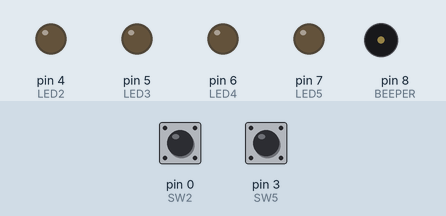
A sketch run on a simulated Arduino Uno, built with avr-gcc and run on an emulated ATmega328P. Parts: output pins drawn as LEDs (lit = HIGH), buzzer (waves = sounding). Inputs (shaded band) come from the test bench; at power-on: pin 0 (SW2) HIGH, pin 3 (SW5) HIGH.

Above: at 1.2 s.
1.3 s: pin 0 (SW2) pulled LOW for 1 s
At 2.7 s:
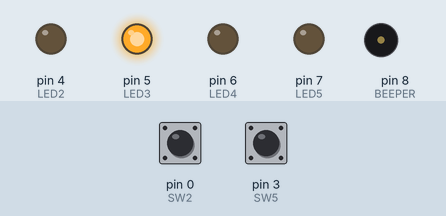
3.8 s: pin 0 (SW2) pulled LOW for 3.2 s
At 5.2 s:
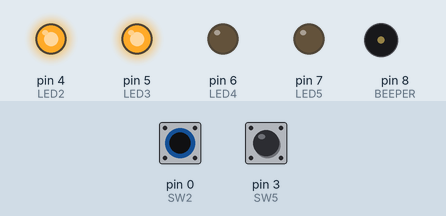
8.5 s: pin 3 (SW5) pulled LOW for 0.15 s
At 8.8 s:
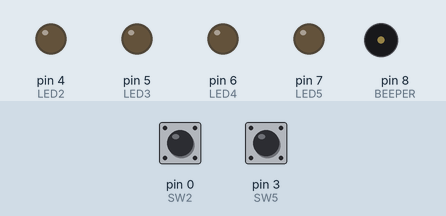
Timing chart, 0 to 11.5 s (numbered marks = the images above; inputs shaded):
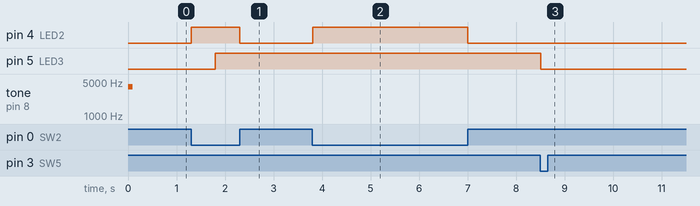

Measured:
- after the input at 1.3 s, pin 4 (LED2): LOW → HIGH at once, → LOW 1.0 s later; pin 5 (LED3): LOW → HIGH after 0.49 s
- after the input at 3.8 s, pin 4 (LED2): LOW → HIGH at once, → LOW 3.2 s later
- after the input at 8.5 s, pin 5 (LED3): HIGH → LOW at once

The sketch:

BEAPER-Intro-2.ino
```cpp
/*
 Project:  Intro-2-Variables       Activity: mirobo.tech/beaper-intro-2
 Date:     June 1, 2024

 This introductory programming activity for the mirobo.tech BEAPER circuit
 demonstrates the use of constants and variables to count button presses and
 the use of conditions to trigger an action when a limit is reached.

 Additional program analysis and programming activities demonstrate the use of
 Boolean (or bool) variables to store state during successive program loops,
 the creation of a two-player rapid-clicker game, simulation of real-world
 toggle and multi-function buttons, and encourages learners to create program
 code to measure and mitigate switch contact bounce.

  See the https://mirobo.tech/beaper website for more programming activities.
*/

// BEAPER I/O (input/output) pin settings
// Define BEAPER pins used for human interface devices
const int SW2 = 0;            // Pushbuttons
const int SW3 = 1;
const int SW4 = 2;
const int SW5 = 3;

const int LED2 = 4;           // LEDs
const int LED3 = 5;
const int LED4 = 6;
const int LED5 = 7;

const int BEEPER = 8;         // Piezo beeper LS1

// Define program constants
const int maxCount = 50;

// Define program variables
int SW2State;
int SW3State;
int SW4State;
int SW5State;

int SW2Count = 0;
bool SW2Pressed = false;

// Setup code runs once to configure I/O pins before running the main loop
void setup(void) {
  // Initialize I/O pin directions/types
  pinMode(SW2, INPUT_PULLUP);
  pinMode(SW3, INPUT_PULLUP);
  pinMode(SW4, INPUT_PULLUP);
  pinMode(SW5, INPUT_PULLUP);
  pinMode(LED2, OUTPUT);
  pinMode(LED3, OUTPUT);
  pinMode(LED4, OUTPUT);
  pinMode(LED5, OUTPUT);
  pinMode(BEEPER, OUTPUT);
  tone(BEEPER,4000,100);  // Say hello!
}

// Main loop code repeats forever
void loop() {
  SW2State = digitalRead(SW2);
  SW5State = digitalRead(SW5);

  // Count SW2 button presses
  if(SW2State == LOW) {
    digitalWrite(LED2,HIGH);
    SW2Count = SW2Count + 1;
  }
  else {
    digitalWrite(LED2,LOW);
  }

  // Light LED D3 when the maximum count has been reached
  if(SW2Count >= maxCount) {
    digitalWrite(LED3,HIGH);
  }

  // Turn off LED D3 and reset count if SW5 is pressed
  if(SW5State == LOW) {
    digitalWrite(LED3,LOW);
    SW2Count = 0;
  }

  delay(10);  // Added delay helps simulators run this program
}

/* Learn More -- Program Analysis Activities
 *
 * 1. The 'SW2Count' variable is created as a 16-bit memory location within the
 *    microcontroller's RAM by the program declaration: 'int SW2Count = 0;'
 *
 *    What is the range of numbers a 16-bit int variable can store? What will
 *    happen if you try to store a number larger than the upper limit of an
 *    'int' in the SW2Count variable?
 *
 * 2. The program constant 'maxCount' is defined using a declaration similar to
 *    that used for the I/O pin constants. How does the Arduino IDE know that
 *    'SW2' is a hardware I/O pin, and that 'maxCount' is a number?
 *
 * 3. The maxCount constant is used by the statement 'if(SW2Count >= maxCount)'
 *    to check if the maximum count has been reached. It seems like a lot of
 *    work to define a constant when the program could have simply been written
 *    to use the statement 'if(SW2Count >= 50)' instead.
 *
 *    Can you think of any advantages of going to the trouble of declaring the
 *    maxCount constant in the program header, rather than just embedding the
 *    value of the desired constant into the program code?
 *
 * 4. This program should light LED D2 every time SW2 is pressed, and light
 *    LED D3 once the count reaches 50. Try the program, mentally counting how
 *    many times the button has been pressed before LED D3 turns on. SW5
 *    resets the count so you can perform repeated attempts.
 *
 *    Did your count reach 50? Can you describe what the program is doing?
 *    (Hint: Compare what happens when you press and quickly release the
 *    button, with what happens when you press and slowly release the button.)
 *
 * 5. Let's add some debugging code after the second conditional block to help
 *    us figure out exactly what this program is doing. We can add a new 'if'
 *    structure to the program to override the LED D3 output if the SW2Count
 *    variable goes way out of range – let's make it a value that is 10 times
 *    larger than the count we are expecting. Here is what your code should
 *    look like with the second 'if' condition added:

  // Light LED D3 when the maximum count has been reached
  if(SW2Count >= maxCount) {
    digitalWrite(LED3,HIGH);
  }
  // Turn off LED D3 if the real count is huge.
  if(SW2Count >= maxCount * 10) {
    digitalWrite(LED3,LOW);
  }

 *    Now, press and hold pushbutton SW2 for at least 10 seconds while watching
 *    LED D3. When the value of SW2Count becomes higher than maxCount, LED D3
 *    should stay lit until it reaches ten times maxCount. Does the count go
 *    that high? If it does, can you explain how that could possibly happen
 *    while SW2 is only being pressed once?
 *
 * 6. One fundamental challenge with many microcontroller programs is that the
 *    statements in the loop() function run repeatedly, meaning that the state
 *    of any inputs (for example pushbutton SW2) will be checked every time
 *    the program re-runs the loop. This is not a problem if the program uses
 *    SW2 to turn an LED on or off as Activity 1 did, but it is a problem if
 *    the program is trying to count button presses since another count will
 *    be added for every loop that SW2 is still pressed. In other words, the
 *    SW2Count variable in this program is not counting each SW2 press, but is
 *    instead counting the number of loops during which SW2 remains pressed.
 *    Since microcontrollers are fast, this count adds up very quickly!
 *
 *    How can we solve this problem? Instead of responding to the state of a
 *    button, the program will have to be made to respond to a *change* of
 *    state. It would be ideal if the the program could be (re-)written
 *    to sense the change from the not-pressed state to the pressed state.
 *
 *    Just as the program uses a variable to store the current state of SW2,
 *    a second variable can be added to store the prior state, allowing a
 *    change of state can be detected by comparing the two over time. Below
 *    is the program code to do just just that using the SW2Pressed Boolean
 *    (bool) variable previously defined in the program header. Boolean
 *    variables can store one of two values, either 'false' or 'true'.
 *
 *    Check the program header to see the value that SW2Pressed is initialized
 *    with, and then replace the initial SW2 'if-else' conditional structure
 *    with the following two if condition structures:

  // Count SW2 button presses
  if(SW2State == LOW && SW2Pressed == false) {
    digitalWrite(LED2,HIGH);
    SW2Pressed = true;
    SW2Count += 1;
  }

  if(SW2State == HIGH) {
    digitalWrite(LED2,LOW);
    SW2Pressed = false;
  }

 *    The first 'if' condition now uses two conditions that must both be true
 *    (using the logical AND operator introduced in Activity 1). In this case
 *    SW2 must be pressed, and the SW2Pressed variable must be false, in order
 *    to count as a new button press. After turning LED2 on, the SW2Pressed
 *    Boolean variable is set to be true before the SW2Count is incremented
 *    using the compound operator in the statement 'SW2Count += 1;' (this
 *    produes the same result as the original SW2Count = SW2Count + 1;
 *    statement, but with less code.
 *
 *    After the SW2Pressed variable has been set to true, the next loop
 *    during which SW2 is stil pressed will cause the 'if' condition to be
 *    false, and won't count the same SW2 press a second time. Unfortunately,
 *    it will also fail to detect the next legitimate SW2 press. A second
 *    'if' condition is used instead of the original 'else' statement to turn
 *    off the LED and to reset the SW2Pressed Boolean to false once SW2 is
 *    released. This allows the count to increase only when SW2 is first
 *    pressed after being released. Try this modified program code to verify
 *    that it works, and that it properly counts every individual SW2 press.
 *
 * 7. The conditional statement in the first if condition can also be written:

  if(SW2State == LOW && !SW2Pressed) {

 *    The '!SW2Pressed' expression is read as 'not SW2Pressed' and is equivalent
 *    to SW2Pressed being false (or *not* true). Similarly, using a Boolean
 *    variable's name by itself in a conditional statement (eg. SW2Pressed)
 *    would be equivalent to checking it for being true. Try this expression in
 *    your program and verify that it works as expected.
 *
 * 8. The pushbutton's state can also be re-defined using a constant declaration
 *    to help make the code more readable. Add the following lines to the
 *    'Define program constants' section in the program header:

const int pressed = LOW;
const int notPressed = HIGH;

 *    Now, instead of comparing the state of the button to Low or HIGH, the
 *    button input can be compared to the newly-named definitions. Doing this
 *    can help to make programs more readable, at the expense of using extra
 *    code (and potentially introducing problems with pushbutton circuits that
 *    activate using a HIGH level when pressed).
 *
 *    Try this code in your program, and then modify the SW3 reset button code
 *    to use the same 'pressed' and 'notPressed' definitions.

  // Count SW2 button presses
  if(SW2State == pressed && !SW2Pressed) {
    digitalWrite(LED2,HIGH);
    SW2Pressed = true;
    SW2Count += 1;
  }

  if(SW2State == notPressed) {
    digitalWrite(LED2,LOW);
    SW2Pressed = false;
  }

 * 9. Can you create similar constants for the terms 'on' and 'off' so that
 *    the LEDs in your circuit can be controlled using statements like
 *    'digitalWrite(LED2,on);' instead of 'digitalWrite(LED2,HIGH);'? Try it!
 *
 * Programming Activities
 *
 * 1. Make a two-player rapid-clicker style game using this program as a
 *    starting point. The purpose of the game will be to see which user can
 *    press their button the fastest and be first to reach the maximum count
 *    in the game!
 *
 *    Begin by planning which button to use for the second player, and which
 *    LEDs to light as they play. Then start by duplicating the required
 *    variables in the program. If using SW5 for the second player, for
 *    example, duplicate player one's SW2Count and SW2Pressed variables to
 *    create similar SW5count and SW5pressed variables for player two. Then,
 *    duplicate the if condition structures in the program loop and modify
 *    them to use the new variables representing the second player.
 *
 *    Decide if LED D3 will still be the one that lights if player one wins, or
 *    choose a different LED for player 1. Then pick an LED to light if player
 *    two reaches maxCount first to become the winner. Use a conditional
 *    statement to reset the game, remembering to turn off the winner's LED
 *    and to clear both players' count variables if either of the other
 *    pushbuttons is pressed.
 *
 * 2. Use your knowledge of Boolean variables and logical conditions to simulate
 *    a toggle button. Each new press of the toggle button must 'toggle' an LED
 *    to its opposite state. (Toggle buttons are commonly used as push-on,
 *    push-off power buttons in digital devices.) Pressing and holding the
 *    toggle button should only cause the LED to toggle once, and not keep
 *    toggling or switching the output between on and off continuously, until
 *    the button is released and pressed again.
 *
 * 3. A multi-function button can be used to enable one action when pressed, and
 *    a second or alternate action when it is held. A multi-function button can
 *    be implemented by using a variable that counts loop cycles (exactly as this
 *    original program did unitentionally for counting button presses). Make a
 *    multifunction button that lights one LED as soon as a button is pressed,
 *    lights a second LED if the button is held for more that one second, and
 *    turns off both LEDs after the button is released.
 *
 * 4. Do your pushbuttons bounce? Switch bounce is the term used to describe
 *    switch contacts repeatedly closing and opening before settling in their
 *    final (usually closed) state. Switch bounce in a room's light switch is
 *    not a big concern, because we wouldn't notice the lights rapidly flashing
 *    before staying on. But, switch bounce is an issue in a microcontroller
 *    toggle button program because the fast speed of a microcontroller lets
 *    it see each bounce as a new, separate event, potentially making it
 *    perform multiple actions in response to a single button press.
 *
 *    Create a program that uses a variable to count the number of times a
 *    pushbutton's contacts close and then display the count on the LEDs.
 *    Comment-out the delay(10); statement in the main loop to ensure short
 *    bounce events won't be missed. Use a second pushbutton to reset the
 *    count and turn off the LEDs so that the test can be repeated. To
 *    determine if your pushbuttons bounce, try pressing them at various
 *    speeds and with different amounts of force. Most of the small
 *    pushbuttons on circuits such as BEAPER are very reliable and won't
 *    bounce, or will occasionally bounce just once. Try each of the
 *    pushbuttons on your circuit to see if any exhibit switch bounce.
 *
 * 5. Did any of your pushbuttons bounce? Typical switch bounces appear as
 *    multiple switch activations within an approximatley 20ms time span after
 *    being pressed. Can you think of a simple software technique that could
 *    be implemented to ignore multiple switch activations within a 20ms span?
 *
 *    External switches can be connected to the BEAPER header pins or optical
 *    floor module I/O pins to check for bounce as well. Try to find a switch
 *    that exhibits switch bounce and then add your de-bouncing code to the
 *    bounce counting program, above, to verify the effectiveness of your
 *    de-bouncing code.
 */
```
